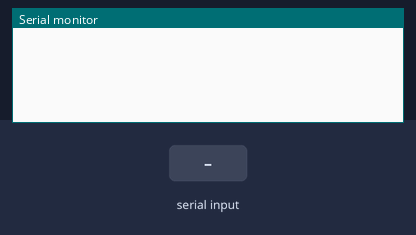
Bench run of a sketch on a simulated Arduino Uno, built with avr-gcc and run on an emulated ATmega328P. Parts: the last lines printed to the serial monitor. The inputs (shaded band) are chosen by the test bench.

Above: at 1.2 s.
1.3 s: "90,45\n" received over Serial
At 3.5 s:
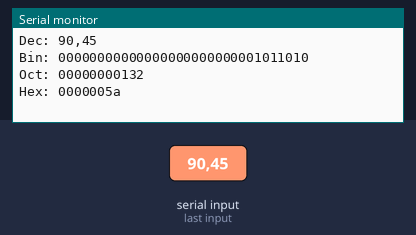
3.8 s: "30,150\n" received over Serial
At 5.6 s:
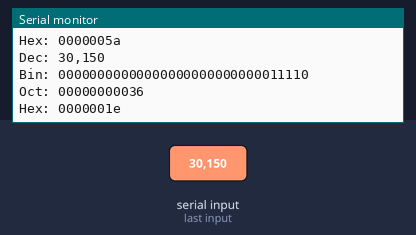
6.3 s: "5\n" received over Serial
At 8.5 s:
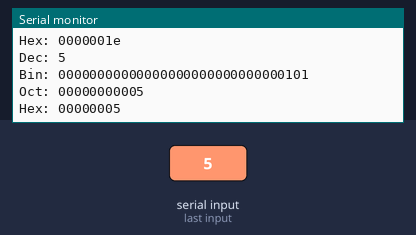
8.8 s: "200\n" received over Serial
At 10.5 s:
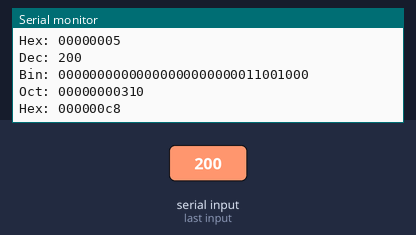
Timing chart, 0 to 12.0 s (numbered marks = the images above; inputs shaded):
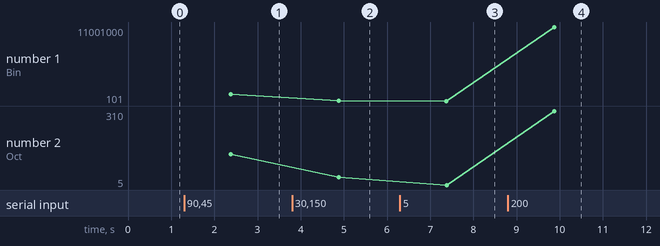

The sketch:

lab2b.ino
```cpp
////////////////////////////////////////
// COSC 130, Lab 2 Template File
// Modify the functions below
//
////////////////////////////////////////

String decimal_to_bin(int input)
{
  String output;
  // Write the binary value of input into
  // the string output
  for (int shift = 31; shift >= 0; shift--) {
    if ((input >> shift) & 1) {
      output += '1';
      input -= 1 << shift;
    } else {
      output += '0';
    }
    //input = working_input;
  }

  return output;
}

String decimal_to_hex(int input)
{
  String output;
  // Write the hex value of input into
  // the string output
  char nextchar;
  for (int shift = 28; shift >= 0; shift -= 4) {
    if ((input >> shift) & 15) {
      //We need to do something with these 4 bits
      if (((input >> shift) & 15) < 10) {
        nextchar = ((input >> shift) & 15) + '0';
        output += nextchar;
      } else {
        nextchar = (((input >> shift) & 15) - 10) + 'a';
        output += nextchar;
      }
      input -= ((input >> shift) & 15) << shift;
    } else {
      // Nothing.
      output += '0';
    }
  }

  return output;
}

String decimal_to_oct(int input)
{
  String output;
  char nextchar;
  // Write the octal value of input into
  // the string output
  nextchar = ((input >> 30) & 3) + '0';
  output += nextchar;
  for (int shift = 27; shift >= 0; shift = shift - 3) {
    if ((input >> shift) & 7) {
      nextchar = ((input >> shift) & 7) + '0';
      output += nextchar;
    } else {
      output += '0';
    }
  }

  return output;
}

////////////////////////////////////////
//
// DO NOT MODIFY ANY FUNCTIONS BELOW
//
////////////////////////////////////////
void setup() {
  // put your setup code here, to run once:
  Serial.begin(115200);
}

void loop() {
  // put your main code here, to run repeatedly:
  if (Serial && (Serial.available() > 0)) {
    String input = Serial.readString();
    int i_input = input.toInt();

    Serial.println("Dec: " + input);
    Serial.println("Bin: " + decimal_to_bin(i_input));
    Serial.println("Oct: " + decimal_to_oct(i_input));
    Serial.println("Hex: " + decimal_to_hex(i_input));
    Serial.print("\n");

  }
  else {
    delay(115);
  }
}
```

Measured:
- after the input at 1.3 s, the serial monitor: prints a new line after 1.1 s (image 1)
- after the input at 3.8 s, the serial monitor: prints a new line after 1.1 s (image 2)
- after the input at 6.3 s, the serial monitor: prints a new line after 1.1 s (image 3)
- after the input at 8.8 s, the serial monitor: prints a new line after 1.1 s (image 4)
- plotted number 1: 1011010 → 11110 after the input at 3.8 s, 11110 → 101 after the input at 6.3 s, 101 → 11001000 after the input at 8.8 s
- plotted number 2: 132 → 36 after the input at 3.8 s, 36 → 5 after the input at 6.3 s, 5 → 310 after the input at 8.8 s
